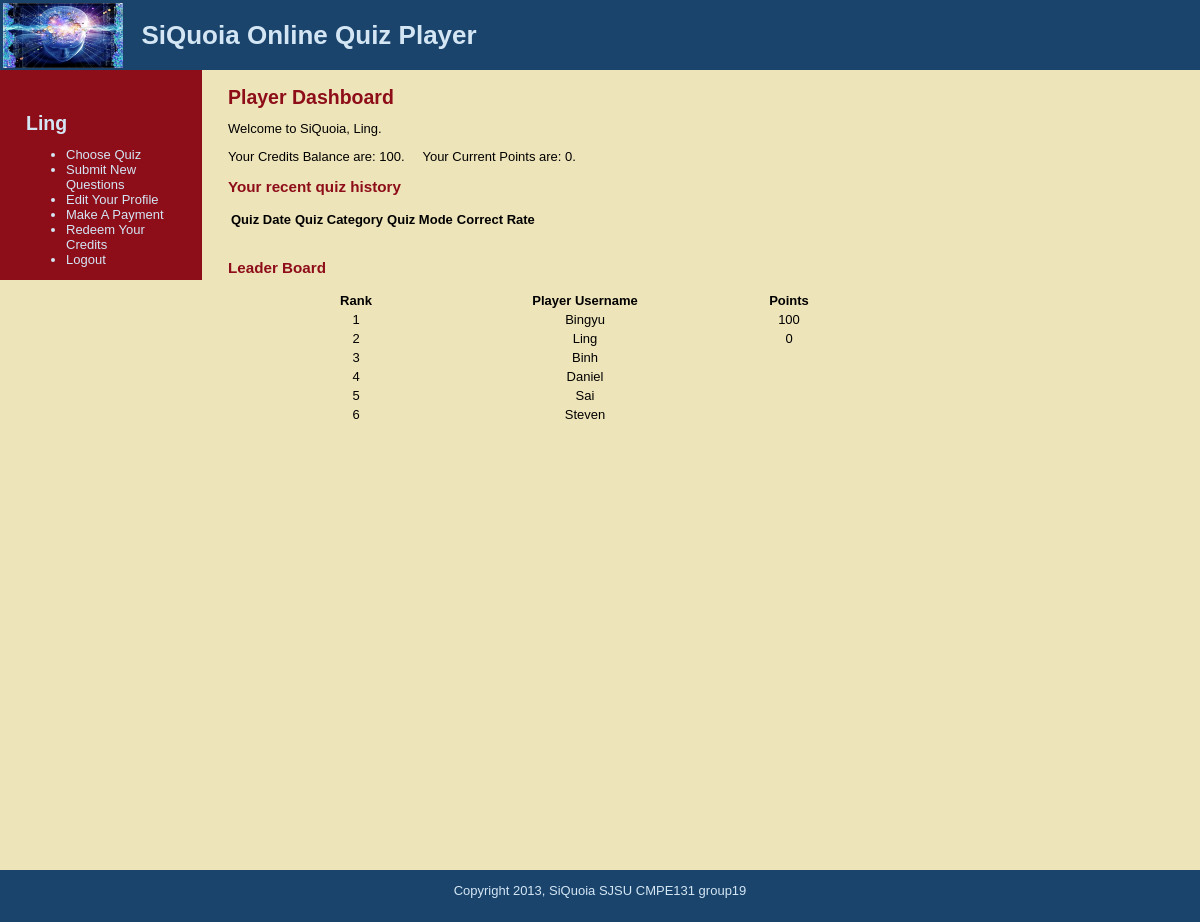
Screenshot of /public/player.php (signed in) with the database file from the repository.
### tables this page shows
CREATE TABLE players (
 id int Not NULL AUTO_INCREMENT,
 username varchar(50) Not NULL,  
 hashed_password varchar(255) not NULL,  
 membership MEDIUMTEXT NOT NULL, 
 points int Default NULL,
 credits int Default NULL,
 rank int Default NULL,
 sample_taken bit default 0, 
 PRIMARY KEY (id),
 unique(username)
);

### includes/functions.php (called while the page is built, shortened)
<?php
	function find_player_by_id($player_id) {
		global $connection;
		$safe_player_id = mysqli_real_escape_string($connection, $player_id);
		$query  = "SELECT * ";
		$query .= "FROM players ";
		$query .= "WHERE id = {$safe_player_id} ";
		$query .= "LIMIT 1";
		$player_set = mysqli_query($connection, $query);
		if($player = mysqli_fetch_assoc($player_set)) {
			return $player;
		} else {
			return null;
		}
	}
?>

### public/player.php (the view, shortened to what this page needs)
<?php require_once("../includes/db_connection.php"); ?>
<?php require_once("../includes/functions.php"); ?>
<?php
$player=find_player_by_id ($_SESSION["player_id"]);
	$limit_number=10;
	$query  = "select * from players ";
	$query .= "order by points desc limit {$limit_number}; ";
	$player_orderbypoints_set = mysqli_query($connection, $query);
?>
<?php $layout_context = "player"; ?>
<?php include("../includes/layouts/header.php"); ?>
<div id="main" class="wrapper">
  <div id="navigation">
	<br></br>
	<h2><a href="player_profile.php">
	<?php echo $player["username"]; ?> </a></h2>
		<ul>
		<li><a href="player_choose_quiz.php">Choose Quiz</a></li>
		<li><a href="player_new_question.php">Submit New Questions</a></li>
		<li><a href="player_edit_profile.php">Edit Your Profile</a></li>
		<li><a href="player_make_payment.php">Make A Payment</a></li>
		<li><a href="redeem_credits.php">Redeem Your Credits</a></li>
		<li><a href="player_logout.php">Logout</a></li>
		</ul>
  </div>
  <div id="page" >
    <h2>Player Dashboard</h2>
    <p>Welcome to SiQuoia, <?php echo htmlentities($player["username"]); ?>.</p>
	<p>
	Your Credits Balance are: <?php echo htmlentities($player["credits"]); ?>.
	&nbsp;
	&nbsp;
	Your Current Points are: <?php echo htmlentities($player["points"]); ?>.
	</p>
    <h3> Your recent quiz history </h3>
	<table>
	<tr>
	<th>Quiz Date</th>
	<th>Quiz Category</th>
	<th>Quiz Mode</th>
	<th>Correct Rate</th>
    </tr>
    </table>
    <br>
	<h3> Leader Board </h3>
	<table>
	<tr>
	<th>Rank</th>
	<th>Player Username</th>
	<th>Points</th>
	</tr>
	<?php
		$rank=1;
		while($top_player = mysqli_fetch_assoc($player_orderbypoints_set) ) {
			$output = "<tr align='center'>";
			$output .="<td style ='width: 250px;'>".$rank."</td>";
			$output .="<td style ='width: 200px;'>".$top_player['username']."</td>";
			$output .="<td style ='width: 200px;'>".$top_player['points']."</td></tr>";
			echo $output;
			$rank++;
		}
		?>
	</table>
	<br></br>
  </div>
</div>
<?php include("../includes/layouts/footer.php"); ?>

### includes/layouts/header.php (shortened to what this page needs)
<!DOCTYPE html PUBLIC "-//W3C//DTD HTML 4.01 Transitional//EN"
   "http://www.w3.org/TR/html4/loose.dtd">
<html lang="en">
	<head>
		<link href="stylesheets/public.css" media="all" rel="stylesheet" type="text/css" />
	</head>
	<body>
    <div id="header">
      <table><tr>
       <td><img src="images/header.jpg" height="65" width="120"></td>
<td><h1> &nbsp;&nbsp;SiQuoia Online Quiz <?php if ($layout_context == "admin") { echo "Admin"; }
		                            else if ($layout_context == "player") { echo "Player";}?>
     </h1></td>
	 <tr></table>
    </div>

### includes/layouts/footer.php (shortened to what this page needs)
    <div id="footer">Copyright 2013, SiQuoia SJSU CMPE131 group19</div>
	</body>
</html>

### public/stylesheets/public.css (style rules this page uses)
html { height: 100%; width: 100%; }
body { width: 100%; height: 100%; margin: 0; padding: 0; border: 0; font-family: Verdana, Arial, Helvetica, sans-serif; font-size: 13px; line-height: 15px; background: #EEE4B9; }
img { border: none; }
a { color: #8D0D19; }
#header { height: 70px; margin: 0; padding: 0; text-align: left; background: #1A446C; color: #D4E6F4; }
#header h1 { padding: 0; margin: 0; }
#main { height: 600px; width: 100%; margin: 0; padding: 0; background: #EEE4B9; }
#footer { clear: both; height: 2em; margin: 0; padding: 1em; text-align: center; background: #1A446C; color: #D4E6F4; }
#navigation { float: left; width: 150px; height: 100%; margin: 0; padding: 0 2em; color: #D4E6F4; background: #8D0D19; }
#navigation a { color: #D4E6F4; text-decoration: none; }
#page { float: left; height: 100%; padding-left: 2em; vertical-align: top; background: #EEE4B9; }
#page h2 { color: #8D0D19; margin-top: 1em; }
#page h3 { color: #8D0D19; }
.wrapper { min-height: 100%; height: auto !important; height: 100%; margin: 0 auto -2em; }

### rows the page displays
players: username "Ling", credits "100", points "0"
players: username "Bingyu", points "100"
players: username "Binh"
players: username "Daniel"
players: username "Sai"
players: username "Steven"
